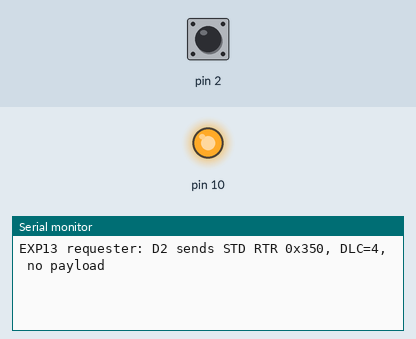
The sketch below on a simulated Arduino Uno, built with avr-gcc and run on an emulated ATmega328P. On the bench: output pins drawn as LEDs (lit = HIGH), the last lines printed to the serial monitor. The inputs (shaded band) are chosen by the test bench; at power-on: pin 2 HIGH.

Above: at 1.2 s.
1.3 s: pin 2 pulled LOW for 0.15 s
At 2.4 s:
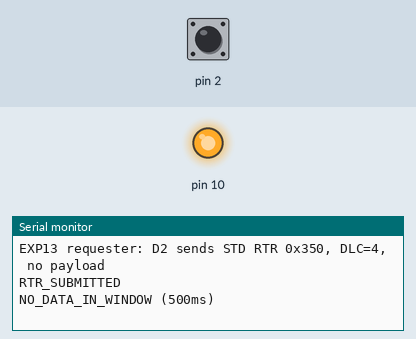
3.3 s: pin 2 pulsed LOW 2 times (0.12 s each, 0.3 s apart)
At 3.53 s:
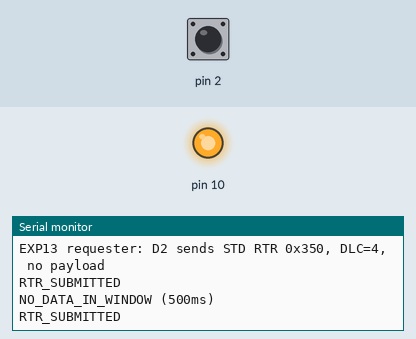

Measured:
- after the input at 1.3 s, the serial monitor: prints a new line at once (image 1)

The sketch:

requester.ino
```cpp
#include <SPI.h>
#include <mcp2515.h>
MCP2515 canController(10, 8000000);
const uint32_t VALUE_ID=0x350;
const uint8_t VALUE_DLC=4;
void beginCAN(bool silent) {
  pinMode(10,OUTPUT); digitalWrite(10,HIGH); SPI.begin();
  if(canController.reset()!=MCP2515::ERROR_OK ||
     canController.setBitrate(CAN_125KBPS,MCP_8MHZ)!=MCP2515::ERROR_OK ||
     (silent ? canController.setListenOnlyMode() : canController.setNormalMode())!=MCP2515::ERROR_OK) {
    Serial.println(F("CAN INIT ERROR")); while(true) delay(1000);
  }
}
void checkOverflow() {
  if(canController.getErrorFlags() & 0xC0) {
    Serial.println(F("RX_OVERFLOW: observations incomplete"));
    canController.clearRXnOVRFlags();
  }
}
bool pressed() {
  static bool candidate=HIGH,stable=HIGH;
  static uint32_t edge=0;
  bool raw=digitalRead(2);
  if(raw!=candidate) { candidate=raw; edge=millis(); }
  if(millis()-edge>=30 && stable!=candidate) {
    stable=candidate; return stable==LOW;
  }
  return false;
}

bool waiting=false;
uint32_t requestedAt=0;
void setup() {
  Serial.begin(115200); pinMode(2,INPUT_PULLUP); beginCAN(false);
  Serial.println(F("EXP13 requester: D2 sends STD RTR 0x350, DLC=4, no payload"));
}
void loop() {
  checkOverflow();
  // Deadline first: a frame read after this point is not considered in-window.
  if(waiting && millis()-requestedAt>=500) {
    waiting=false; Serial.println(F("NO_DATA_IN_WINDOW (500ms)"));
  }
  struct can_frame f;
  for(uint8_t i=0;i<8;i++) {
    if(canController.readMessage(&f)!=MCP2515::ERROR_OK) break;
    // Exact ID excludes extended and RTR frames before touching payload.
    if(f.can_id!=VALUE_ID || f.can_dlc!=VALUE_DLC) continue;
    uint16_t raw=static_cast<uint16_t>(f.data[0]) | (static_cast<uint16_t>(f.data[1])<<8);
    uint16_t sample=static_cast<uint16_t>(f.data[2]) | (static_cast<uint16_t>(f.data[3])<<8);
    if(raw>1023) { Serial.println(F("INVALID ADC")); continue; }
    Serial.print(waiting ? F("DATA_DURING_WAIT") : F("DATA_WITHOUT_WAIT"));
    Serial.print(F(" ADC=")); Serial.print(raw);
    Serial.print(F(" sample=")); Serial.println(sample);
    waiting=false;
  }
  if(pressed()) {
    if(waiting) { Serial.println(F("WAITING: press again after timeout/data")); return; }
    if(canController.getStatus() & 0x04) { Serial.println(F("TX_BUSY")); return; }
    struct can_frame request={};
    request.can_id=VALUE_ID | CAN_RTR_FLAG; request.can_dlc=VALUE_DLC;
    // DLC requests four bytes in the DATA frame; RTR itself carries no data.
    requestedAt=millis(); waiting=true;
    MCP2515::ERROR result=canController.sendMessage(MCP2515::TXB0,&request);
    Serial.println(result==MCP2515::ERROR_OK ? F("RTR_SUBMITTED") : F("RTR_API_ERROR: delivery unknown"));
  }
}
```
